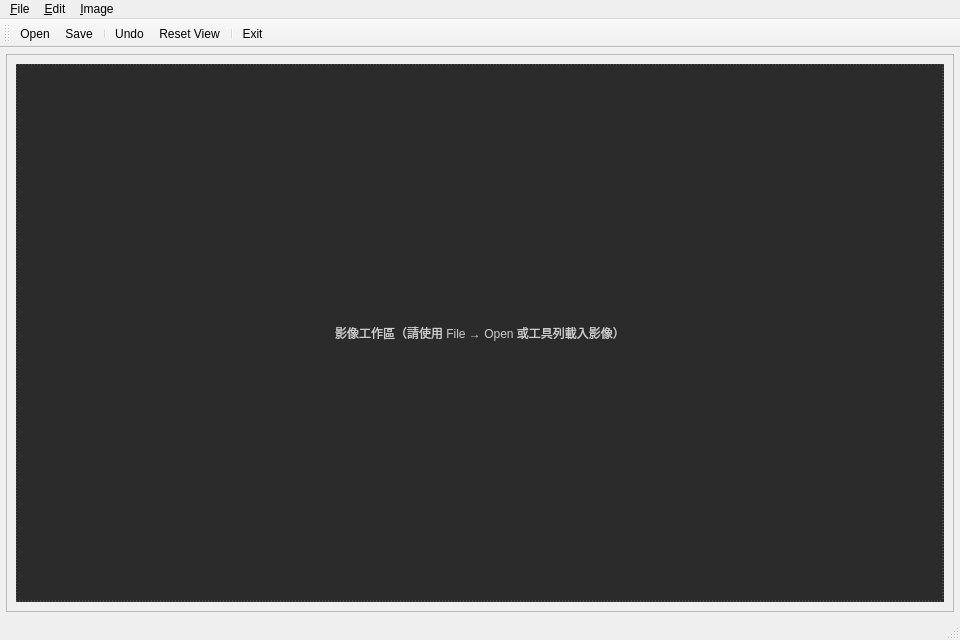
<?xml version="1.0" encoding="UTF-8"?>
<ui version="4.0">
 <class>MainWindow</class>
 <widget class="QMainWindow" name="MainWindow">
  <property name="geometry">
   <rect>
    <x>0</x>
    <y>0</y>
    <width>960</width>
    <height>640</height>
   </rect>
  </property>
  <property name="windowTitle">
   <string>Qt Image Workspace</string>
  </property>
  <widget class="QWidget" name="centralwidget">
   <layout class="QVBoxLayout" name="centralLayout">
    <property name="leftMargin">
     <number>6</number>
    </property>
    <property name="topMargin">
     <number>6</number>
    </property>
    <property name="rightMargin">
     <number>6</number>
    </property>
    <property name="bottomMargin">
     <number>6</number>
    </property>
    <item>
     <widget class="QScrollArea" name="scrollArea">
      <property name="widgetResizable">
       <bool>true</bool>
      </property>
      <widget class="QWidget" name="scrollAreaWidgetContents">
       <property name="geometry">
        <rect>
         <x>0</x>
         <y>0</y>
         <width>946</width>
         <height>542</height>
        </rect>
       </property>
       <layout class="QVBoxLayout" name="workspaceLayout">
        <item>
         <widget class="QLabel" name="imageLabel">
          <property name="styleSheet">
           <string notr="true">background-color: #2b2b2b; color: #cccccc; border: 1px dashed #666666;</string>
          </property>
          <property name="text">
           <string>影像工作區（請使用 File → Open 或工具列載入影像）</string>
          </property>
          <property name="alignment">
           <set>Qt::AlignCenter</set>
          </property>
         </widget>
        </item>
       </layout>
      </widget>
     </widget>
    </item>
   </layout>
  </widget>
  <widget class="QMenuBar" name="menubar">
   <property name="geometry">
    <rect>
     <x>0</x>
     <y>0</y>
     <width>960</width>
     <height>25</height>
    </rect>
   </property>
   <widget class="QMenu" name="menuFile">
    <property name="title">
     <string>&amp;File</string>
    </property>
    <addaction name="actionOpen"/>
    <addaction name="actionSave"/>
    <addaction name="separator"/>
    <addaction name="actionExit"/>
   </widget>
   <widget class="QMenu" name="menuEdit">
    <property name="title">
     <string>&amp;Edit</string>
    </property>
    <addaction name="actionUndo"/>
   </widget>
   <widget class="QMenu" name="menuImage">
    <property name="title">
     <string>&amp;Image</string>
    </property>
    <addaction name="actionResetImage"/>
   </widget>
   <addaction name="menuFile"/>
   <addaction name="menuEdit"/>
   <addaction name="menuImage"/>
  </widget>
  <widget class="QStatusBar" name="statusbar"/>
  <widget class="QToolBar" name="mainToolBar">
   <property name="windowTitle">
    <string>Main Toolbar</string>
   </property>
   <attribute name="toolBarArea">
    <enum>TopToolBarArea</enum>
   </attribute>
   <attribute name="toolBarBreak">
    <bool>false</bool>
   </attribute>
   <addaction name="actionOpen"/>
   <addaction name="actionSave"/>
   <addaction name="separator"/>
   <addaction name="actionUndo"/>
   <addaction name="actionResetImage"/>
   <addaction name="separator"/>
   <addaction name="actionExit"/>
  </widget>
  <action name="actionOpen">
   <property name="text">
    <string>&amp;Open...</string>
   </property>
   <property name="toolTip">
    <string>開啟影像檔案 (Ctrl+O)</string>
   </property>
   <property name="shortcut">
    <string>Ctrl+O</string>
   </property>
  </action>
  <action name="actionSave">
   <property name="text">
    <string>&amp;Save...</string>
   </property>
   <property name="toolTip">
    <string>儲存目前影像 (Ctrl+S)</string>
   </property>
   <property name="shortcut">
    <string>Ctrl+S</string>
   </property>
  </action>
  <action name="actionExit">
   <property name="text">
    <string>E&amp;xit</string>
   </property>
   <property name="toolTip">
    <string>離開程式 (Ctrl+Q)</string>
   </property>
   <property name="shortcut">
    <string>Ctrl+Q</string>
   </property>
  </action>
  <action name="actionUndo">
   <property name="text">
    <string>&amp;Undo</string>
   </property>
   <property name="toolTip">
    <string>復原上一步影像操作 (Ctrl+Z)</string>
   </property>
   <property name="shortcut">
    <string>Ctrl+Z</string>
   </property>
  </action>
  <action name="actionResetImage">
   <property name="text">
    <string>&amp;Reset View</string>
   </property>
   <property name="toolTip">
    <string>重設影像顯示 (Ctrl+R)</string>
   </property>
   <property name="shortcut">
    <string>Ctrl+R</string>
   </property>
  </action>
 </widget>
 <resources/>
 <connections/>
</ui>
